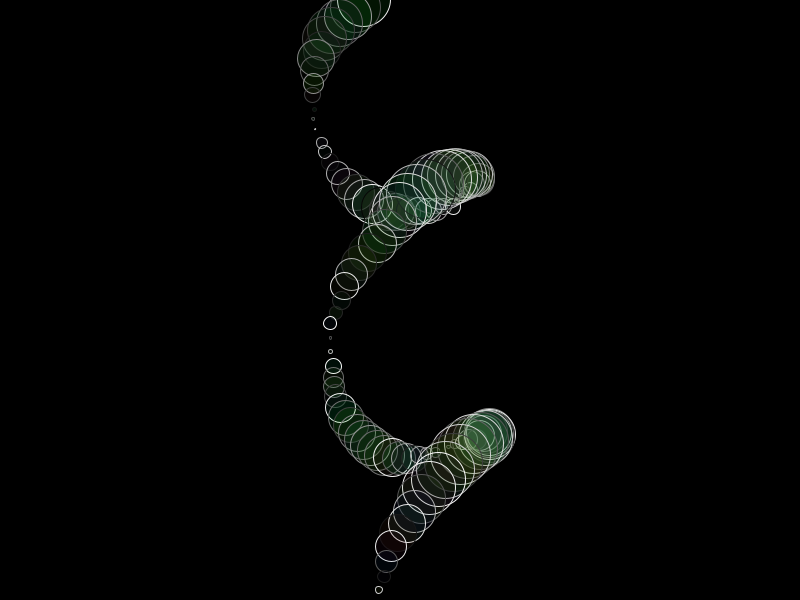
Frame 1 (no input)
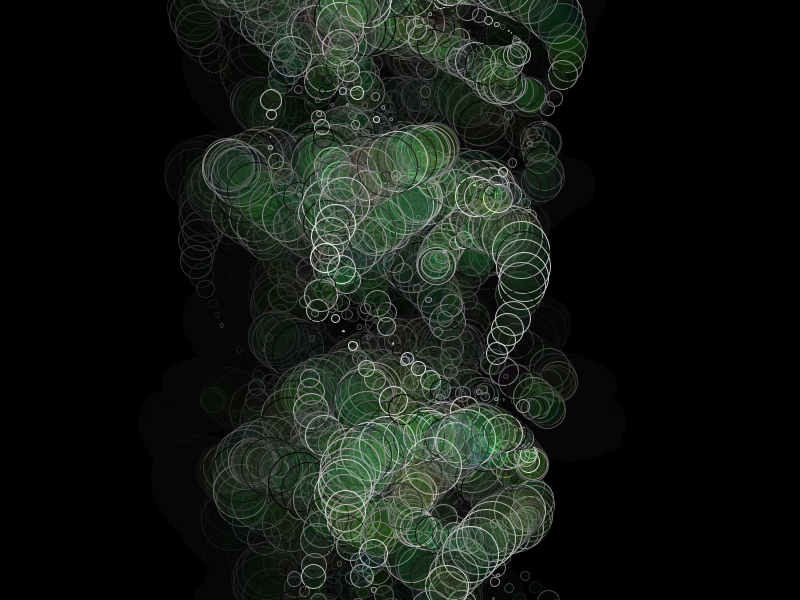
Frame 60 (the mouse pressed at the canvas centre just before this capture)
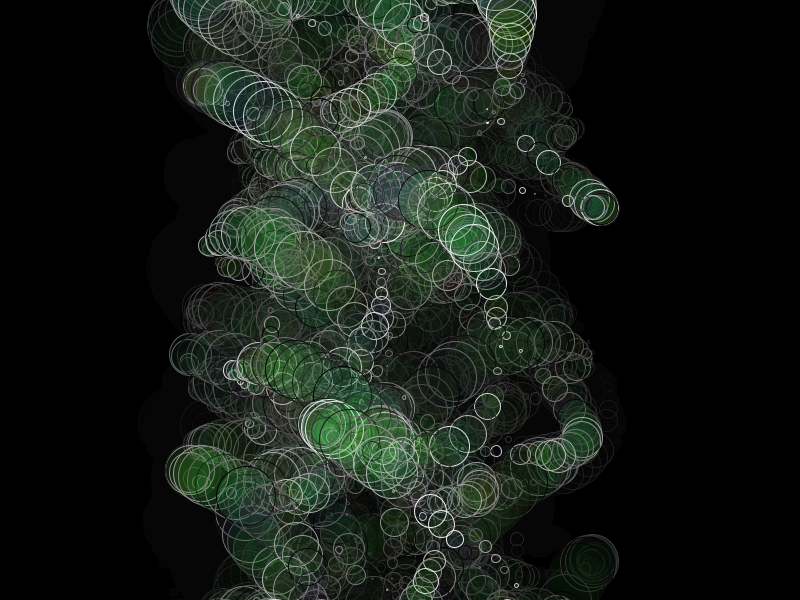
Frame 120 (the mouse held since frame 60 and released just before this capture)

The Processing sketch that drew these frames (run headless with seeded random() and noise(); from frame 60 on, the mouse is pressed at the canvas centre):

// Processing sketch: processing_46019
// ── processing_46019.pde


float cX;
float cY;
float x;
float y;
float s;

void setup(){
  size (800,600);
  background (0);
  smooth();
  frameRate(12);
  
  
  
}

void draw(){
  
  noStroke();
    fill(0,0,0,20);
    rect(0, 0, width, height);
  cX = random(1,10);
  cY = random(1,10);
  x = width/2;
  y = 20;
  
  for (int i=0; i<=278; i++){
   x += cos(cY)*10;
   y += log(cX)*1.85+sin(cX) *5;
  stroke (random(255));
  fill (random(127), random(255),random(127), 20);
   s = 10 + cos(cX)*50;
 ellipse (x-s/2, y-s/2, s,s);  
   cX += random(0.25);
   cY += random(0.25);
  
    
  }
  
 
  
  
  
}
